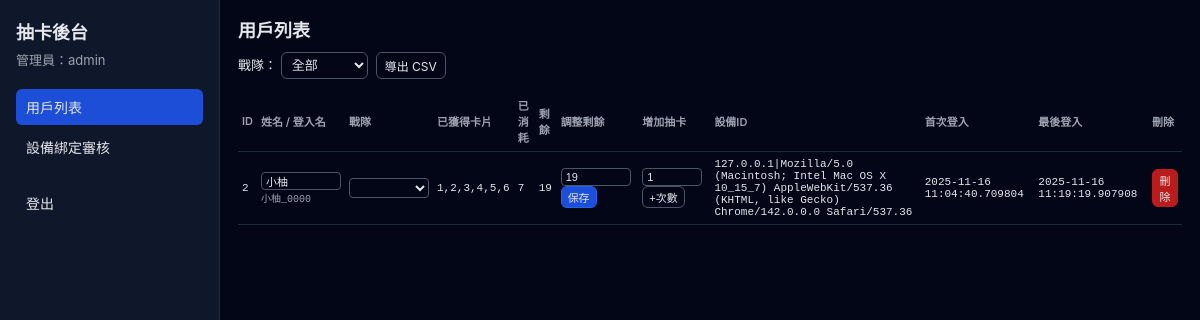
The page /admin/users (signed in) on the database its author committed.
### app.py (models this page shows)
class User(db.Model):
    user_id = db.Column(db.Integer, primary_key=True)
    name = db.Column(db.String(100), nullable=False)
    login_name = db.Column(db.String(150), unique=True, nullable=False)
    team = db.Column(db.String(50), nullable=True)
    consumed_draws = db.Column(db.Integer, default=0, nullable=False)
    remaining_draws = db.Column(db.Integer, default=0, nullable=False)
    first_login_at = db.Column(db.DateTime, nullable=True)
    last_login_at = db.Column(db.DateTime, nullable=True)
    devices = db.relationship("Device", backref="user", lazy=True)
    cards = db.relationship("UserCard", backref="user", lazy=True)
    draw_logs = db.relationship("DrawLog", backref="user", lazy=True)

class Device(db.Model):
    id = db.Column(db.Integer, primary_key=True)
    user_id = db.Column(db.Integer, db.ForeignKey("user.user_id"), nullable=False)
    device_identifier = db.Column(db.String(255), nullable=False)
    created_at = db.Column(db.DateTime, default=datetime.utcnow, nullable=False)

### app.py (the view)
@app.route("/admin/users")
def admin_users():
    need_login = require_admin()
    if need_login:
        return need_login
    team_filter = request.args.get("team") or ""
    query = User.query
    if team_filter:
        query = query.filter(User.team == team_filter)
    users = query.order_by(User.user_id.asc()).all()
    users_data = []
    for u in users:
        card_ids = sorted([uc.card_id for uc in u.cards])
        card_str = ",".join(str(cid) for cid in card_ids) if card_ids else ""
        users_data.append(
            {
                "user_id": u.user_id,
                "name": u.name,
                "login_name": u.login_name,
                "team": u.team or "",
                "cards": card_str,
                "consumed": u.consumed_draws,
                "remaining": u.remaining_draws,
                "first_login_at": u.first_login_at,
                "last_login_at": u.last_login_at,
                "device_ids": [d.device_identifier for d in u.devices],
            }
        )
    return render_template(
        "admin_users.html",
        admin_name=session.get("admin_name"),
        users=users_data,
        team_filter=team_filter,
        team_choices=TEAM_CHOICES,
    )

### app.py (called while the page is built)
def require_admin():
    if not session.get("admin_name"):
        return redirect(url_for("admin_login"))
    return None

### templates/admin_users.html (shortened to what this page needs)
<!DOCTYPE html>
<html lang="zh-Hant">
<head>
</head>
<body>
  <div class="layout">
    <div class="sidebar">
      <div class="logo">抽卡後台</div>
      <div class="admin-name">管理員：{{ admin_name }}</div>
      <a href="{{ url_for('admin_users') }}" class="nav-link active">用戶列表</a>
      <a href="{{ url_for('admin_devices') }}" class="nav-link">設備綁定審核</a>
      <div class="logout">
        <a href="{{ url_for('admin_logout') }}" class="nav-link">登出</a>
      </div>
    </div>
    <div class="main">
      <div class="page-title">用戶列表</div>
      <form class="toolbar" method="get" action="{{ url_for('admin_users') }}">
        <label style="font-size:13px;">
          戰隊：
          <select name="team" onchange="this.form.submit()">
            <option value="">全部</option>
          </select>
        </label>
        <a
          class="btn"
          href="{{ url_for('admin_export', team=team_filter) }}"
        >
          導出 CSV
        </a>
      </form>
      <table>
        <thead>
          <tr>
            <th>ID</th>
            <th>姓名 / 登入名</th>
            <th>戰隊</th>
            <th>已獲得卡片</th>
            <th>已消耗</th>
            <th>剩餘</th>
            <th>調整剩餘</th>
            <th>增加抽卡</th>
            <th>設備ID</th>
            <th>首次登入</th>
            <th>最後登入</th>
            <th>刪除</th>
          </tr>
        </thead>
        <tbody>
          {% for u in users %}
          <tr>
            <td class="mono">{{ u.user_id }}</td>
            <td>
              <form
                class="inline"
                method="post"
                action="{{ url_for('admin_edit_user', user_id=u.user_id, team=team_filter) }}"
              >
                <input
                  class="input-small"
                  type="text"
                  name="name"
                  value="{{ u.name }}"
                />
                <div class="mono" style="font-size:10px; color:#9ca3af;">
                  {{ u.login_name }}
                </div>
            </td>
            <td>
                <select name="team" class="input-small">
                  <option value=""></option>
                  {% for t in team_choices %}
                  <option value="{{ t }}" {% if u.team == t %}selected{% endif %}>
                  </option>
                  {% endfor %}
                </select>
            </td>
            <td class="mono">{{ u.cards }}</td>
            <td class="mono">{{ u.consumed }}</td>
            <td class="mono">{{ u.remaining }}</td>
            <td>
                <input
                  class="input-small"
                  type="number"
                  name="remaining"
                  value="{{ u.remaining }}"
                  min="0"
                  step="1"
                  style="width:70px;"
                />
                <button class="btn small primary" type="submit">
                  保存
                </button>
            </td>
            <td>
              <form
                class="inline"
                method="post"
                action="{{ url_for('admin_add_draws', user_id=u.user_id, team=team_filter) }}"
              >
                <input
                  class="input-small"
                  type="number"
                  name="add_amount"
                  min="1"
                  max="100"
                  value="1"
                  style="width:60px;"
                />
                <button class="btn small" type="submit">
                  +次數
                </button>
              </form>
            </td>
            <td class="mono">
              {% if u.device_ids %}
                {% for d in u.device_ids %}
                  <div>{{ d }}</div>
                {% endfor %}
              {% endif %}
            </td>
            <td class="mono">{{ u.first_login_at }}</td>
            <td class="mono">{{ u.last_login_at }}</td>
            <td>
              <form
                class="inline"
                method="post"
                action="{{ url_for('admin_delete_user', user_id=u.user_id, team=team_filter) }}"
                onsubmit="return confirm('確認刪除用戶 {{ u.name }} 嗎？此操作無法恢復。');"
              >
                <button class="btn small" type="submit" style="border-color:#b91c1c; background:#b91c1c;">
                  刪除
                </button>
              </form>
            </td>
          </tr>
          {% endfor %}
        </tbody>
      </table>
    </div>
  </div>
</body>
</html>

### templates/admin_users.html (style rules this page uses)
body { margin: 0; font-family: -apple-system, BlinkMacSystemFont, "Segoe UI", sans-serif; background: #020617; color: #e5e7eb; }
.layout { display: flex; min-height: 100vh; }
.sidebar { width: 220px; background: #0f172a; padding: 18px 16px; box-sizing: border-box; border-right: 1px solid #1f2937; }
.main { flex: 1; padding: 16px 18px 24px; box-sizing: border-box; }
.logo { font-size: 18px; font-weight: 700; margin-bottom: 6px; }
.admin-name { font-size: 13px; color: #9ca3af; margin-bottom: 20px; }
.nav-link { display: block; font-size: 14px; padding: 8px 10px; border-radius: 6px; color: #e5e7eb; text-decoration: none; margin-bottom: 4px; }
.nav-link.active { background: #1d4ed8; }
.logout { margin-top: 20px; font-size: 13px; }
.page-title { font-size: 18px; font-weight: 600; margin-bottom: 10px; }
.toolbar { display: flex; flex-wrap: wrap; align-items: center; gap: 8px; margin-bottom: 12px; }
select { background: #020617; color: #e5e7eb; border: 1px solid #4b5563; border-radius: 6px; padding: 4px 6px; font-size: 13px; }
.btn { display: inline-block; padding: 4px 8px; border-radius: 6px; font-size: 12px; text-decoration: none; border: 1px solid #4b5563; color: #e5e7eb; background: #020617; cursor: pointer; }
.btn.primary { background: #1d4ed8; border-color: #2563eb; }
.btn.small { padding: 2px 6px; font-size: 11px; }
table { width: 100%; border-collapse: collapse; font-size: 12px; margin-top: 6px; }
th, td { border-bottom: 1px solid #1f2937; padding: 6px 4px; text-align: left; vertical-align: middle; }
th { font-weight: 600; color: #9ca3af; font-size: 11px; }
.mono { font-family: ui-monospace, SFMono-Regular, Menlo, Monaco, Consolas, "Liberation Mono", "Courier New", monospace; font-size: 11px; }
.input-small { width: 80px; padding: 2px 4px; font-size: 11px; border-radius: 4px; border: 1px solid #4b5563; background: #020617; color: #e5e7eb; box-sizing: border-box; }
form.inline { display: inline-block; margin: 0; }

### rows shown on the page
User: user_id "2", name "小柚", login_name "小柚_0000", cards "1,2,3,4,5,6", consumed "7", remaining "19", first_login_at "2025-11-16 11:04:40.709804", last_login_at "2025-11-16 11:19:19.907908"
Device: device_identifier "127.0.0.1|Mozilla/5.0 (Macintosh; Intel Mac OS X 10_15_7) AppleWebKit/537.36 (KHTML, like Gecko) Chrome/142.0.0.0 Safari/537.36"

### other values the page prints
{{ admin_name }} "admin"
